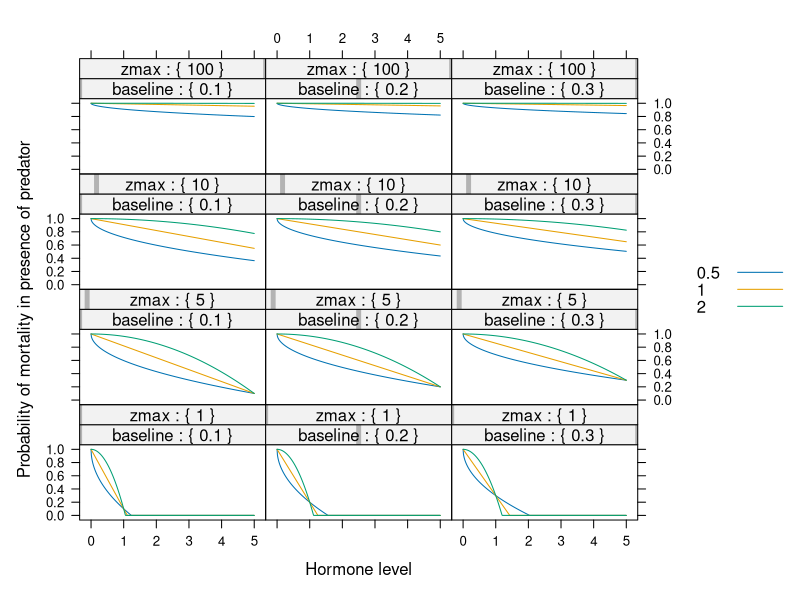
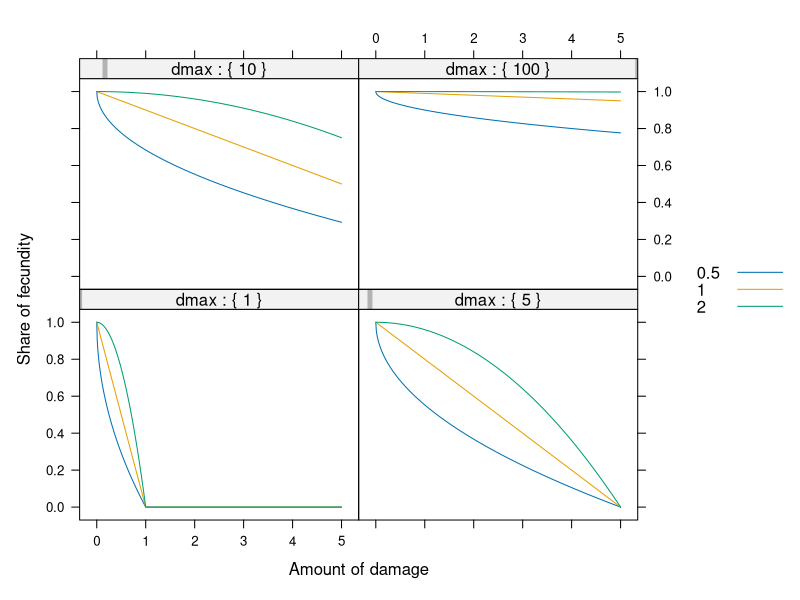

Generate these figures, in order, with R:
#!/usr/bin/env Rscript 


library("lattice")

z <- seq(0,5,0.01)

baseline <- c(0.1,0.2,0.3)

zmax <- c(1,5, 10,100)

zpower <- c(0.5,1,2)

hormone.grid <- as.data.frame(
        expand.grid(
                z=z
                ,baseline=baseline
                ,zmax=zmax
                ,zpower=zpower))

survival <- function(row)
{
    zpower <- row["zpower"]
    baseline <- row["baseline"]
    z <- row["z"]
    zmax <- row["zmax"]

    val <- baseline + (1.0 - baseline) * (1.0 - (z / zmax)^zpower)

    if (val <= 0.0)
    {
        val <- 0.0
    }

    return(val)
}

hormone.grid[,"survival"] <- apply(X=hormone.grid,FUN=survival,MARGIN=1)

pdf("overview_survival.pdf")
print(
        xyplot(survival ~ z | baseline * zmax
                ,type="l"
                ,groups=zpower
                ,auto.key=T
                ,data=hormone.grid
                ,xlab="Hormone level"
                ,ylab="Probability of mortality in presence of predator"
                ,strip=function(strip.levels,...) { strip.default(strip.levels=T,...) }
                )
        )
dev.off()

################# damage affecting fecundity #################

damage <- seq(0,5,0.01)

dmax <- c(1,5,10,100)

ad <- c(0.5,1,2.0)

damage.grid <- as.data.frame(
        expand.grid(
                damage=damage
                ,dmax=dmax
                ,ad=ad))


fecundity <- function(row)
{
    ad <- row["ad"]
    damage <- row["damage"]
    dmax <- row["dmax"]

    val <- 1.0 - (damage/dmax)^ad

    if (val < 0.0)
    {
        val <- 0.0
    }

    return(val)
}

damage.grid[,"fecundity"] <- apply(
        X=damage.grid
        ,FUN=fecundity
        ,MARGIN=1)


pdf("overview_damage.pdf")
print(
        xyplot(fecundity ~ damage | dmax
                ,type="l"
                ,groups=ad
                ,auto.key=T
                ,data=damage.grid
                ,xlab="Amount of damage"
                ,ylab="Share of fecundity"
                ,strip=function(strip.levels,...) { strip.default(strip.levels=T,...) }
                )
)
dev.off()




